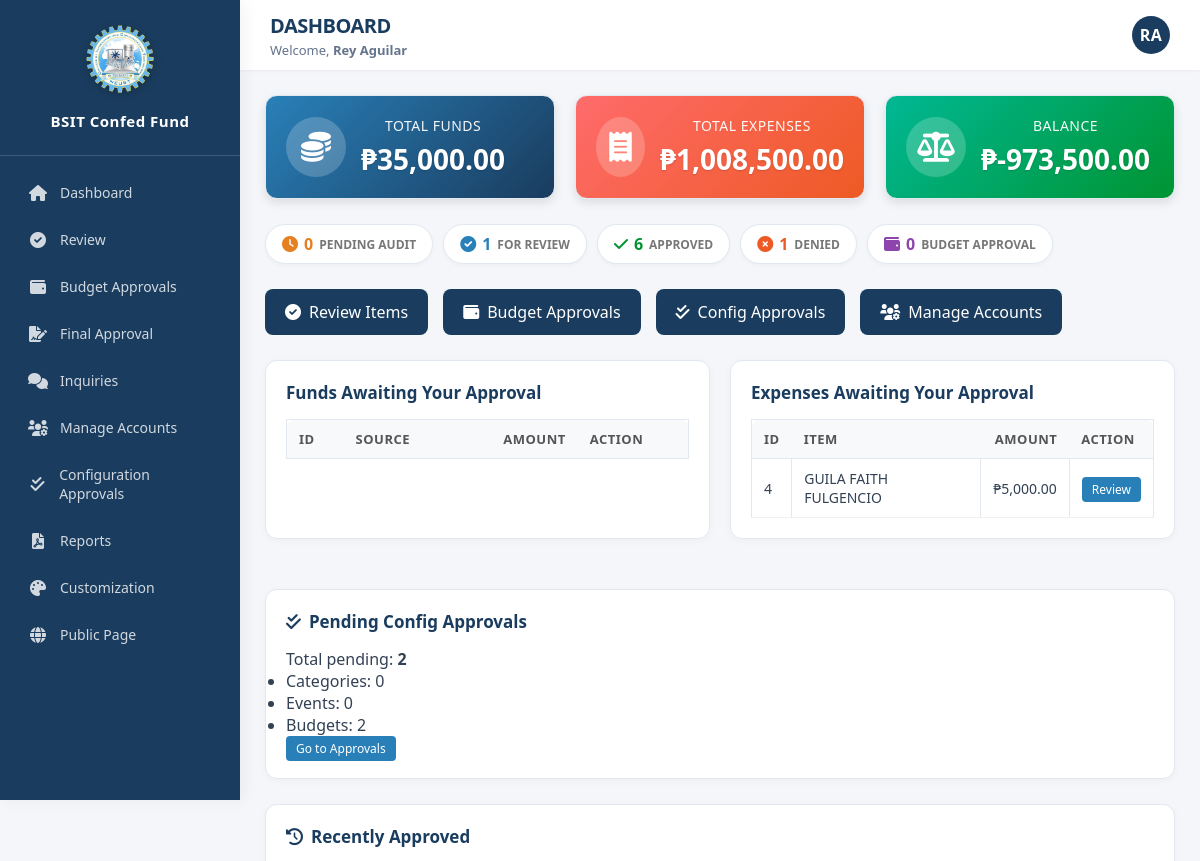
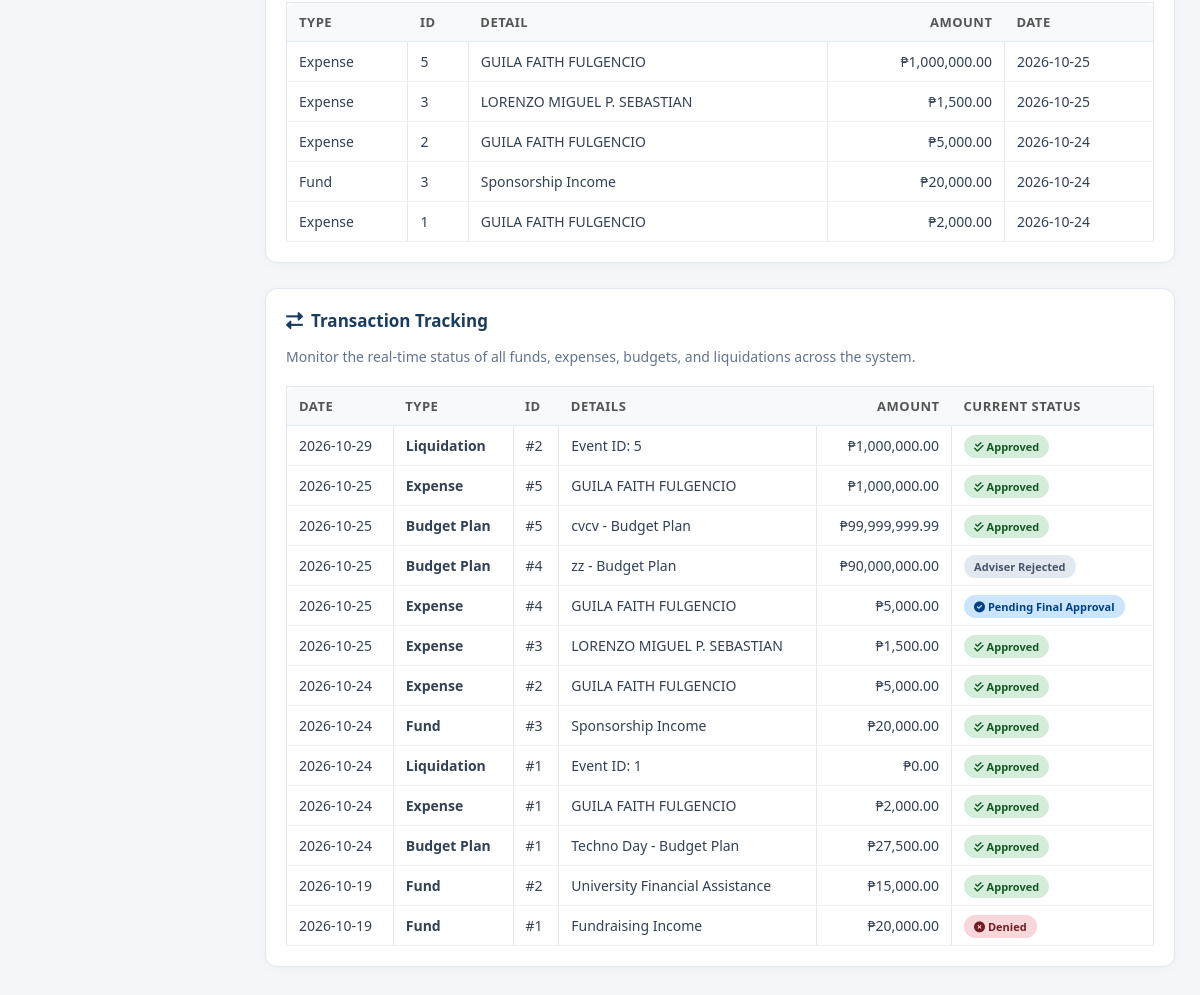
The app's page /admin/adviser/dashboard.php (signed in) with its own data (2 pictures, top to bottom).
### tables this page shows
CREATE TABLE `settings` (
  `id` int(11) NOT NULL DEFAULT 1,
  `org_name` varchar(100) NOT NULL DEFAULT 'BSIT Confederation',
  `org_short_name` varchar(50) NOT NULL DEFAULT 'BSIT Confed Fund',
  `logo_path` varchar(255) NOT NULL DEFAULT 'assets/images/logo.png.webp',
  `primary_color` varchar(7) NOT NULL DEFAULT '#1a3c5e',
  `recovery_key` varchar(100) NOT NULL DEFAULT 'BSIT-ADMIN-2026'
);

CREATE TABLE `expenses` (
  `id` int(11) NOT NULL,
  `amount` decimal(10,2) NOT NULL,
  `category_id` int(11) NOT NULL,
  `payee` varchar(255) NOT NULL,
  `description` text DEFAULT NULL,
  `expense_date` date NOT NULL,
  `school_year` varchar(20) DEFAULT NULL,
  `event` varchar(100) DEFAULT NULL,
  `event_id` int(11) DEFAULT NULL,
  `budget_id` int(11) DEFAULT NULL,
  `fund_source` varchar(100) DEFAULT NULL,
  `receipt_path` varchar(255) DEFAULT NULL,
  `officer_id` int(11) NOT NULL,
  `status` enum('pending_audit','audited','mayor_approved','approved','denied') NOT NULL DEFAULT 'pending_audit',
  `reviewed_by` int(11) DEFAULT NULL,
  `audited_by` int(11) DEFAULT NULL,
  `mayor_approved_by` int(11) DEFAULT NULL,
  `reviewed_at` datetime DEFAULT NULL,
  `audited_at` datetime DEFAULT NULL,
  `mayor_approved_at` datetime DEFAULT NULL,
  `review_comment` text DEFAULT NULL,
  `audit_comment` text DEFAULT NULL,
  `mayor_comment` text DEFAULT NULL,
  `created_at` datetime DEFAULT current_timestamp(),
  `updated_at` datetime DEFAULT NULL ON UPDATE current_timestamp()
);

### admin/adviser/dashboard.php (the view, shortened to what this page needs)
<?php
require_once '../../includes/auth.php';
require_once '../../includes/functions.php';
$summary = getFinancialSummary($pdo);
$pendingAuditFunds = $pdo->query("SELECT COUNT(*) FROM funds WHERE status='pending_audit'")->fetchColumn();
$pendingAuditExp = $pdo->query("SELECT COUNT(*) FROM expenses WHERE status='pending_audit'")->fetchColumn();
$pendingAudit = $pendingAuditFunds + $pendingAuditExp;
$auditedFunds = $pdo->query("SELECT COUNT(*) FROM funds WHERE status='audited'")->fetchColumn();
$auditedExp = $pdo->query("SELECT COUNT(*) FROM expenses WHERE status='audited'")->fetchColumn();
$auditedTotal = $auditedFunds + $auditedExp;
$approvedFundsCount = $pdo->query("SELECT COUNT(*) FROM funds WHERE status='approved'")->fetchColumn();
$approvedExpCount = $pdo->query("SELECT COUNT(*) FROM expenses WHERE status='approved'")->fetchColumn();
$approvedTotal = $approvedFundsCount + $approvedExpCount;
$deniedFunds = $pdo->query("SELECT COUNT(*) FROM funds WHERE status='denied'")->fetchColumn();
$deniedExp = $pdo->query("SELECT COUNT(*) FROM expenses WHERE status='denied'")->fetchColumn();
$deniedTotal = $deniedFunds + $deniedExp;
$pendingBudgetApprovals = $pdo->query("SELECT COUNT(*) FROM event_budgets WHERE status='pending_adviser_review'")->fetchColumn();
$recentlyApproved = $pdo->query(
    "SELECT 'fund' AS type, id, amount, source AS detail, fund_date AS date, reviewed_at
     FROM funds WHERE status='approved'
     UNION ALL
     SELECT 'expense' AS type, id, amount, payee AS detail, expense_date AS date, reviewed_at
     FROM expenses WHERE status='approved'
     ORDER BY reviewed_at DESC
     LIMIT 5"
)->fetchAll();
$auditedExpensesList = $pdo->query("SELECT e.*, c.name AS category_name, o.name AS officer_name, o.position FROM expenses e JOIN categories c ON e.category_id=c.id JOIN officers o ON e.officer_id=o.id WHERE e.status='audited' ORDER BY e.created_at ASC")->fetchAll();
$pendingCategories = $pdo->query("SELECT COUNT(*) FROM categories WHERE status='pending'")->fetchColumn();
$pendingEvents = $pdo->query("SELECT COUNT(*) FROM events WHERE status='pending'")->fetchColumn();
$pendingBudgets = $pdo->query("SELECT COUNT(*) FROM event_budgets WHERE status='pending_treasurer_review'")->fetchColumn();
$configPendingTotal = $pendingCategories + $pendingEvents + $pendingBudgets;
$stmtTx = $pdo->prepare(
    "SELECT 'Fund' AS type, id, source AS details, amount, fund_date AS tx_date, status, created_at
     FROM funds WHERE status IN ('audited', 'approved', 'denied')
     UNION ALL
     SELECT 'Expense' AS type, id, payee AS details, amount, expense_date AS tx_date, status, created_at
     FROM expenses WHERE status IN ('audited', 'approved', 'denied')
     UNION ALL
     SELECT 'Budget Plan' AS type, id, budget_name AS details, allocated_amount AS amount, created_at AS tx_date, status, created_at
     FROM event_budgets WHERE status IN ('pending_adviser_review', 'approved', 'adviser_rejected')
     UNION ALL
     SELECT 'Liquidation' AS type, id, CONCAT('Event ID: ', event_id) AS details, total_expenses AS amount, created_at AS tx_date, status, created_at
     FROM liquidations WHERE status IN ('audited_compliant', 'audited_with_findings', 'closed')
     ORDER BY created_at DESC"
);
$stmtTx->execute();
$allTransactions = $stmtTx->fetchAll();
?>
<!DOCTYPE html>
<html>
<head>
    <link rel="stylesheet" href="../../assets/css/adviser.css">
    <link rel="stylesheet" href="https://cdnjs.cloudflare.com/ajax/libs/font-awesome/6.0.0-beta3/css/all.min.css">
</head>
<body>
<?php include $_SERVER['DOCUMENT_ROOT'] . '/bsit-fund-system-v2/includes/sidebar.php'; ?>
<div class="main-area">
    <?php
    $pageSubtitle = 'Welcome, <strong>' . htmlspecialchars($_SESSION['adviser_name']) . '</strong>';
    include $_SERVER['DOCUMENT_ROOT'] . '/bsit-fund-system-v2/includes/topbar.php';
    ?>
    <div class="content">
        <div class="summary-cards">
            <div class="summary-card funds">
                <div class="icon"><i class="fas fa-coins"></i></div>
                <div class="details">
                    <h4>Total Funds</h4>
                    <div class="amount">₱<?= number_format($summary['total_funds'], 2) ?></div>
                </div>
            </div>
            <div class="summary-card expenses">
                <div class="icon"><i class="fas fa-receipt"></i></div>
                <div class="details">
                    <h4>Total Expenses</h4>
                    <div class="amount">₱<?= number_format($summary['total_expenses'], 2) ?></div>
                </div>
            </div>
            <div class="summary-card balance">
                <div class="icon"><i class="fas fa-balance-scale"></i></div>
                <div class="details">
                    <h4>Balance</h4>
                    <div class="amount">₱<?= number_format($summary['balance'], 2) ?></div>
                </div>
            </div>
        </div>
        <div id="overview" class="dash-section">
            <div class="stat-badges">
                <div class="stat-badge pending">
                    <i class="fas fa-clock stat-icon"></i>
                    <span class="stat-number"><?= $pendingAudit ?></span>
                    <span class="stat-label">Pending Audit</span>
                </div>
                <div class="stat-badge audited">
                    <i class="fas fa-check-circle stat-icon"></i>
                    <span class="stat-number"><?= $auditedTotal ?></span>
                    <span class="stat-label">For Review</span>
                </div>
                <div class="stat-badge approved">
                    <i class="fas fa-check stat-icon"></i>
                    <span class="stat-number"><?= $approvedTotal ?></span>
                    <span class="stat-label">Approved</span>
                </div>
                <div class="stat-badge denied">
                    <i class="fas fa-times-circle stat-icon"></i>
                    <span class="stat-number"><?= $deniedTotal ?></span>
                    <span class="stat-label">Denied</span>
                </div>
                <div class="stat-badge budget-pending">
                    <i class="fas fa-wallet stat-icon"></i>
                    <span class="stat-number"><?= $pendingBudgetApprovals ?></span>
                    <span class="stat-label">Budget Approval</span>
                </div>
            </div>
            <div class="quick-actions">
                <a href="review.php"><i class="fas fa-check-circle"></i> Review Items</a>
                <a href="budget_approvals.php" class="budget-btn"><i class="fas fa-wallet"></i> Budget Approvals</a>
                <a href="config_approvals.php"><i class="fas fa-check-double"></i> Config Approvals</a>
                <a href="manage_accounts.php"><i class="fas fa-users-cog"></i> Manage Accounts</a>
            </div>
        </div>
        <div id="review" class="dash-section">
            <div class="two-col">
                <div class="card">
                    <h3>Funds Awaiting Your Approval</h3>
                    <table>
                        <tr><th>ID</th><th>Source</th><th class="amount">Amount</th><th>Action</th></tr>
                    </table>
                </div>
                <div class="card">
                    <h3>Expenses Awaiting Your Approval</h3>
                    <table>
                        <tr><th>ID</th><th>Item</th><th class="amount">Amount</th><th>Action</th></tr>
                        <?php foreach ($auditedExpensesList as $e): ?>
                        <tr>
                            <td><?= $e['id'] ?></td>
                            <td><?= htmlspecialchars($e['payee']) ?></td>
                            <td class="amount">₱<?= number_format($e['amount'], 2) ?></td>
                            <td><a href="review.php" class="btn-sm">Review</a></td>
                        </tr>
                        <?php endforeach; ?>
                    </table>
                </div>
            </div>
        </div>
        <div id="config" class="dash-section">
            <div class="card">
                <h3><i class="fas fa-check-double"></i> Pending Config Approvals</h3>
                <p>Total pending: <strong><?= $configPendingTotal ?></strong></p>
                <ul>
                    <li>Categories: <?= $pendingCategories ?></li>
                    <li>Events: <?= $pendingEvents ?></li>
                    <li>Budgets: <?= $pendingBudgets ?></li>
                </ul>
                <a href="config_approvals.php" class="btn-sm">Go to Approvals</a>
            </div>
        </div>
        <div id="recent" class="dash-section">
            <div class="card">
                <h3><i class="fas fa-history"></i> Recently Approved</h3>
                <table>
                    <tr><th>Type</th><th>ID</th><th>Detail</th><th class="amount">Amount</th><th>Date</th></tr>
                    <?php foreach ($recentlyApproved as $r): ?>
                    <tr>
                        <td><?= $r['type'] === 'fund' ? 'Fund' : 'Expense' ?></td>
                        <td><?= $r['id'] ?></td>
                        <td><?= htmlspecialchars($r['detail']) ?></td>
                        <td class="amount">₱<?= number_format($r['amount'], 2) ?></td>
                        <td><?= $r['date'] ?></td>
                    </tr>
                    <?php endforeach; ?>
                </table>
            </div>
        </div>
        <div id="transactions" class="dash-section">
            <div class="card">
                <h3><i class="fas fa-exchange-alt"></i> Transaction Tracking</h3>
                <p style="color: #64748b; margin-bottom: 20px; font-size: 14px;">Monitor the real-time status of all funds, expenses, budgets, and liquidations across the system.</p>
                <?php if (count($allTransactions) == 0): ?>
                    <p>No transactions found.</p>
                <?php else: ?>
                    <table>
                        <thead>
                            <tr>
                                <th>Date</th>
                                <th>Type</th>
                                <th>ID</th>
                                <th>Details</th>
                                <th class="amount">Amount</th>
                                <th>Current Status</th>
                            </tr>
                        </thead>
                        <tbody>
                            <?php foreach ($allTransactions as $tx): ?>
                            <tr>
                                <td><?= date('Y-m-d', strtotime($tx['tx_date'])) ?></td>
                                <td><strong><?= $tx['type'] ?></strong></td>
                                <td>#<?= $tx['id'] ?></td>
                                <td><?= htmlspecialchars($tx['details']) ?></td>
                                <td class="amount">₱<?= number_format($tx['amount'], 2) ?></td>
                                <td><?= getStatusBadge($tx['status']) ?></td>
                            </tr>
                            <?php endforeach; ?>
                        </tbody>
                    </table>
                <?php endif; ?>
            </div>
        </div>
    </div>
</div>
</body>
</html>

### includes/sidebar.php (shortened to what this page needs)
<?php
require_once __DIR__ . '/functions.php';
$base = '/bsit-fund-system-v2';
$isAdviser = isset($_SESSION['adviser_id']);
$sysSettings = getSettings($pdo);
$sysLogo = $base . '/' . ltrim($sysSettings['logo_path'], '/');
$sysName = $sysSettings['org_short_name'] ?? 'BSIT Confed Fund';
?>
<div class="sidebar" id="appSidebar">
    <div class="logo">
        <img src="<?= $sysLogo ?>" alt="Logo">
        <span><?= htmlspecialchars($sysName) ?></span>
    </div>
    <div class="nav-menu">
        <?php if ($isAdviser): ?>
            <a href="<?= $base ?>/admin/adviser/dashboard.php"><i class="fas fa-home"></i> Dashboard</a>
            <a href="<?= $base ?>/admin/adviser/review.php"><i class="fas fa-check-circle"></i> Review</a>
            <a href="<?= $base ?>/admin/adviser/budget_approvals.php"><i class="fas fa-wallet"></i> Budget Approvals</a>
            <a href="<?= $base ?>/admin/adviser/final_approval.php"><i class="fas fa-file-signature"></i> Final Approval</a>
            <a href="<?= $base ?>/admin/adviser/inquiries.php"><i class="fas fa-comments"></i> Inquiries</a>
            <a href="<?= $base ?>/admin/adviser/manage_accounts.php"><i class="fas fa-users-cog"></i> Manage Accounts</a>
            <a href="<?= $base ?>/admin/adviser/config_approvals.php"><i class="fas fa-check-double"></i> Configuration Approvals</a>
            <a href="<?= $base ?>/admin/download_report.php"><i class="fas fa-file-pdf"></i> Reports</a>
            <a href="<?= $base ?>/admin/adviser/customization.php"><i class="fas fa-palette"></i> Customization</a>
        <?php endif; ?>
        <a href="<?= $base ?>/public/index.php"><i class="fas fa-globe"></i> Public Page</a>
    </div>
</div>

### records on screen
settings: logo_path (picture), org_short_name "BSIT Confed Fund"
expenses: id "4", payee "GUILA FAITH FULGENCIO", amount "5,000.00"

### other values on screen
$pageTitle "DASHBOARD"
$_SESSION['adviser_name'] "Rey Aguilar"
$initials "RA"
$summary['total_funds'] "35,000.00"
$summary['total_expenses'] "1,008,500.00"
$summary['balance'] "-973,500.00"
$pendingAudit "0"
$auditedTotal "1"
$approvedTotal "6"
$deniedTotal "1"
$pendingBudgetApprovals "0"
$configPendingTotal "2"
$pendingCategories "0"
$pendingEvents "0"
$pendingBudgets "2"
